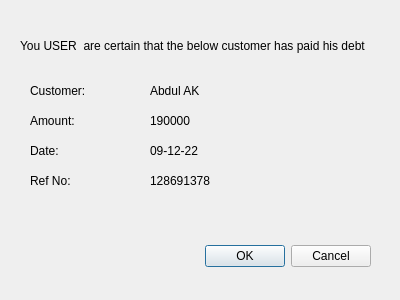
<?xml version="1.0" encoding="UTF-8"?>
<ui version="4.0">
 <class>Dialog</class>
 <widget class="QDialog" name="Dialog">
  <property name="geometry">
   <rect>
    <x>0</x>
    <y>0</y>
    <width>400</width>
    <height>300</height>
   </rect>
  </property>
  <property name="windowTitle">
   <string>Dialog</string>
  </property>
  <widget class="QDialogButtonBox" name="buttonBox">
   <property name="geometry">
    <rect>
     <x>30</x>
     <y>240</y>
     <width>341</width>
     <height>32</height>
    </rect>
   </property>
   <property name="orientation">
    <enum>Qt::Horizontal</enum>
   </property>
   <property name="standardButtons">
    <set>QDialogButtonBox::Cancel|QDialogButtonBox::Ok</set>
   </property>
  </widget>
  <widget class="QLabel" name="label">
   <property name="geometry">
    <rect>
     <x>20</x>
     <y>20</y>
     <width>371</width>
     <height>51</height>
    </rect>
   </property>
   <property name="text">
    <string>You USER  are certain that the below customer has paid his debt</string>
   </property>
   <property name="wordWrap">
    <bool>true</bool>
   </property>
  </widget>
  <widget class="QLabel" name="label_2">
   <property name="geometry">
    <rect>
     <x>30</x>
     <y>80</y>
     <width>81</width>
     <height>21</height>
    </rect>
   </property>
   <property name="text">
    <string>Customer:</string>
   </property>
  </widget>
  <widget class="QLabel" name="label_3">
   <property name="geometry">
    <rect>
     <x>30</x>
     <y>110</y>
     <width>81</width>
     <height>21</height>
    </rect>
   </property>
   <property name="text">
    <string>Amount:</string>
   </property>
  </widget>
  <widget class="QLabel" name="label_4">
   <property name="geometry">
    <rect>
     <x>30</x>
     <y>140</y>
     <width>81</width>
     <height>21</height>
    </rect>
   </property>
   <property name="text">
    <string>Date:</string>
   </property>
  </widget>
  <widget class="QLabel" name="label_5">
   <property name="geometry">
    <rect>
     <x>150</x>
     <y>80</y>
     <width>211</width>
     <height>21</height>
    </rect>
   </property>
   <property name="text">
    <string>Abdul AK</string>
   </property>
  </widget>
  <widget class="QLabel" name="label_6">
   <property name="geometry">
    <rect>
     <x>150</x>
     <y>140</y>
     <width>211</width>
     <height>21</height>
    </rect>
   </property>
   <property name="text">
    <string>09-12-22</string>
   </property>
  </widget>
  <widget class="QLabel" name="label_7">
   <property name="geometry">
    <rect>
     <x>150</x>
     <y>110</y>
     <width>211</width>
     <height>21</height>
    </rect>
   </property>
   <property name="text">
    <string>190000</string>
   </property>
  </widget>
  <widget class="QLabel" name="label_8">
   <property name="geometry">
    <rect>
     <x>30</x>
     <y>170</y>
     <width>81</width>
     <height>21</height>
    </rect>
   </property>
   <property name="text">
    <string>Ref No:</string>
   </property>
  </widget>
  <widget class="QLabel" name="label_9">
   <property name="geometry">
    <rect>
     <x>150</x>
     <y>170</y>
     <width>171</width>
     <height>21</height>
    </rect>
   </property>
   <property name="text">
    <string>128691378</string>
   </property>
  </widget>
 </widget>
 <resources/>
 <connections>
  <connection>
   <sender>buttonBox</sender>
   <signal>accepted()</signal>
   <receiver>Dialog</receiver>
   <slot>accept()</slot>
   <hints>
    <hint type="sourcelabel">
     <x>248</x>
     <y>254</y>
    </hint>
    <hint type="destinationlabel">
     <x>157</x>
     <y>274</y>
    </hint>
   </hints>
  </connection>
  <connection>
   <sender>buttonBox</sender>
   <signal>rejected()</signal>
   <receiver>Dialog</receiver>
   <slot>reject()</slot>
   <hints>
    <hint type="sourcelabel">
     <x>316</x>
     <y>260</y>
    </hint>
    <hint type="destinationlabel">
     <x>286</x>
     <y>274</y>
    </hint>
   </hints>
  </connection>
 </connections>
</ui>
